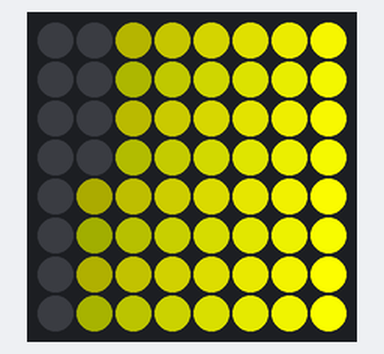
The program below on a simulated Raspberry Pi (BCM pin numbers) with a Sense HAT. On the bench: the Sense HAT's 8×8 RGB LED matrix. What the program prints to the terminal is not drawn. At 5.0 s the program stops and its outputs stay as they are.

Above: at 0.1 s.
At 5.1 s:
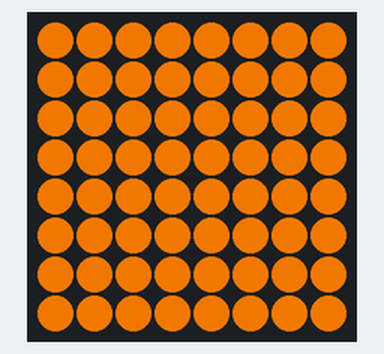

The program:

colours-test.py
```python
"""Attempting to create brown"""

from sense_hat import SenseHat
from random import randint
from time import sleep

sense = SenseHat()

for x in range(8):
        for y in range(8):
            colour = (x * 32) + (y * 4)
            print(colour)
            sense.set_pixel(x, y, colour, colour, 0)

sleep(5)

for x in range(8):
  for y in range(8):
    sense.set_pixel(x, y, 210, 105, 30)
```
